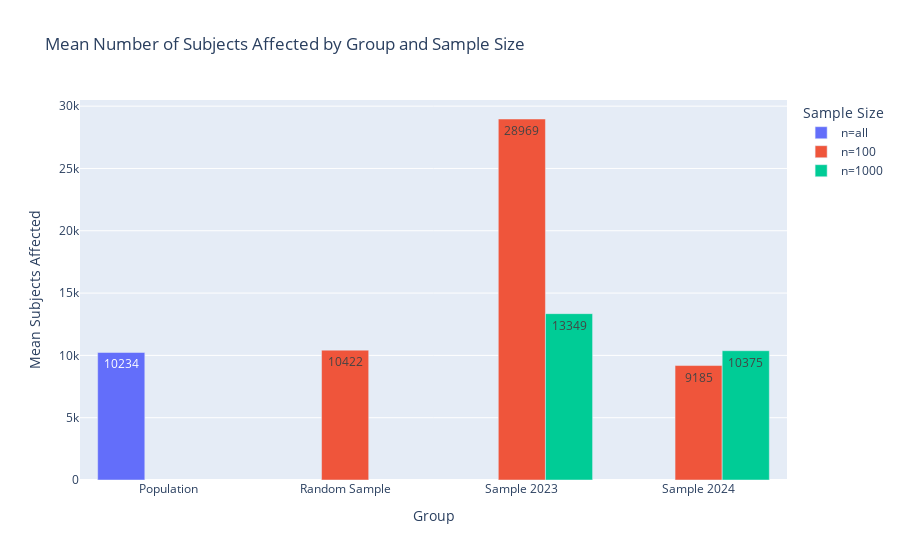

Here is the notebook cell this chart was saved with:
### Code cell
"""
Figure 8: Central Tendency Analysis Bar chart
Purpose: Analyse and visualize mean number of subjects affected across different sample sizes
"""

import pandas as pd
import plotly.express as px

# Constants for sample sizes and random state
SAMPLE_SIZE_SMALL = 100
SAMPLE_SIZE_LARGE = 1000
RANDOM_SEED = 42

def calculate_means(df):
    """
    Calculate means for different sample groups
    Args:
        df: DataFrame containing subjects_num and Year columns
    Returns:
        tuple: All calculated means
    """
    return (
        df['subjects_num'].mean().round(),  # population mean
        random_sample.dropna().mean().round(),  # random sample mean
        df[df['Year'] == 2023]['subjects_num'].sample(
            n=SAMPLE_SIZE_SMALL, 
            random_state=RANDOM_SEED
        ).dropna().mean().round(),  # 2023 small sample
        df[df['Year'] == 2024]['subjects_num'].sample(
            n=SAMPLE_SIZE_SMALL, 
            random_state=RANDOM_SEED
        ).dropna().mean().round(),  # 2024 small sample
        df[df['Year'] == 2023]['subjects_num'].sample(
            n=SAMPLE_SIZE_LARGE, 
            random_state=RANDOM_SEED
        ).dropna().mean().round(),  # 2023 large sample
        df[df['Year'] == 2024]['subjects_num'].sample(
            n=SAMPLE_SIZE_LARGE, 
            random_state=RANDOM_SEED
        ).dropna().mean().round()   # 2024 large sample
    )

def create_means_dataframe(means):
    """
    Create a formatted DataFrame for visualization
    Args:
        means: tuple of calculated means
    Returns:
        DataFrame: Formatted data for plotting
    """
    return pd.DataFrame({
        'Group': [
            'Population', 'Random Sample', 
            'Sample 2023', 'Sample 2024', 
            'Sample 2023', 'Sample 2024'
        ],
        'Sample Size': [
            'n=all', 'n=100', 
            'n=100', 'n=100', 
            'n=1000', 'n=1000'
        ],
        'Mean Subjects Affected': means
    })

def create_bar_plot(means_df):
    """
    Create a grouped bar plot using plotly express
    Args:
        means_df: DataFrame containing the means data
    Returns:
        plotly.graph_objects.Figure: The configured plot
    """
    fig = px.bar(
        means_df,
        x='Group',
        y='Mean Subjects Affected',
        color='Sample Size',
        barmode='group',
        text='Mean Subjects Affected',
        title='Mean Number of Subjects Affected by Group and Sample Size'
    )

    fig.update_layout(
        yaxis_title='Mean Subjects Affected',
        xaxis_title='Group',
        legend_title='Sample Size',
        bargap=0.2
    )
    
    return fig

# Calculate all means
population_mean, random_sample_mean, s_mean_2023_n100, s_mean_2024_n100, \
    s_mean_2023_n1000, s_mean_2024_n1000 = calculate_means(df)

# Create and format DataFrame
means_df = create_means_dataframe((
    population_mean, random_sample_mean,
    s_mean_2023_n100, s_mean_2024_n100,
    s_mean_2023_n1000, s_mean_2024_n1000
))

# Create and display plot
fig = create_bar_plot(means_df)
fig.show()

### Figure 1 — Plotly figure (JSON) as saved in the notebook; plotly's stock layout.template omitted (floating-point values rounded to 4 significant figures)
{"data": [{"alignmentgroup": "True", "hovertemplate": "Sample Size=n=all<br>Group=%{x}<br>Mean Subjects Affected=%{text}<extra></extra>", "legendgroup": "n=all", "marker": {"color": "#636efa", "pattern": {"shape": ""}}, "name": "n=all", "offsetgroup": "n=all", "orientation": "v", "showlegend": true, "text": [10230.0], "textposition": "auto", "type": "bar", "x": ["Population"], "xaxis": "x", "y": [10230.0], "yaxis": "y"}, {"alignmentgroup": "True", "hovertemplate": "Sample Size=n=100<br>Group=%{x}<br>Mean Subjects Affected=%{text}<extra></extra>", "legendgroup": "n=100", "marker": {"color": "#EF553B", "pattern": {"shape": ""}}, "name": "n=100", "offsetgroup": "n=100", "orientation": "v", "showlegend": true, "text": [10420.0, 28970.0, 9185.0], "textposition": "auto", "type": "bar", "x": ["Random Sample", "Sample 2023", "Sample 2024"], "xaxis": "x", "y": [10420.0, 28970.0, 9185.0], "yaxis": "y"}, {"alignmentgroup": "True", "hovertemplate": "Sample Size=n=1000<br>Group=%{x}<br>Mean Subjects Affected=%{text}<extra></extra>", "legendgroup": "n=1000", "marker": {"color": "#00cc96", "pattern": {"shape": ""}}, "name": "n=1000", "offsetgroup": "n=1000", "orientation": "v", "showlegend": true, "text": [13350.0, 10380.0], "textposition": "auto", "type": "bar", "x": ["Sample 2023", "Sample 2024"], "xaxis": "x", "y": [13350.0, 10380.0], "yaxis": "y"}], "layout": {"bargap": 0.2, "barmode": "group", "legend": {"title": {"text": "Sample Size"}, "tracegroupgap": 0}, "title": {"text": "Mean Number of Subjects Affected by Group and Sample Size"}, "xaxis": {"anchor": "y", "domain": [0, 1], "title": {"text": "Group"}}, "yaxis": {"anchor": "x", "domain": [0, 1], "title": {"text": "Mean Subjects Affected"}}}}
